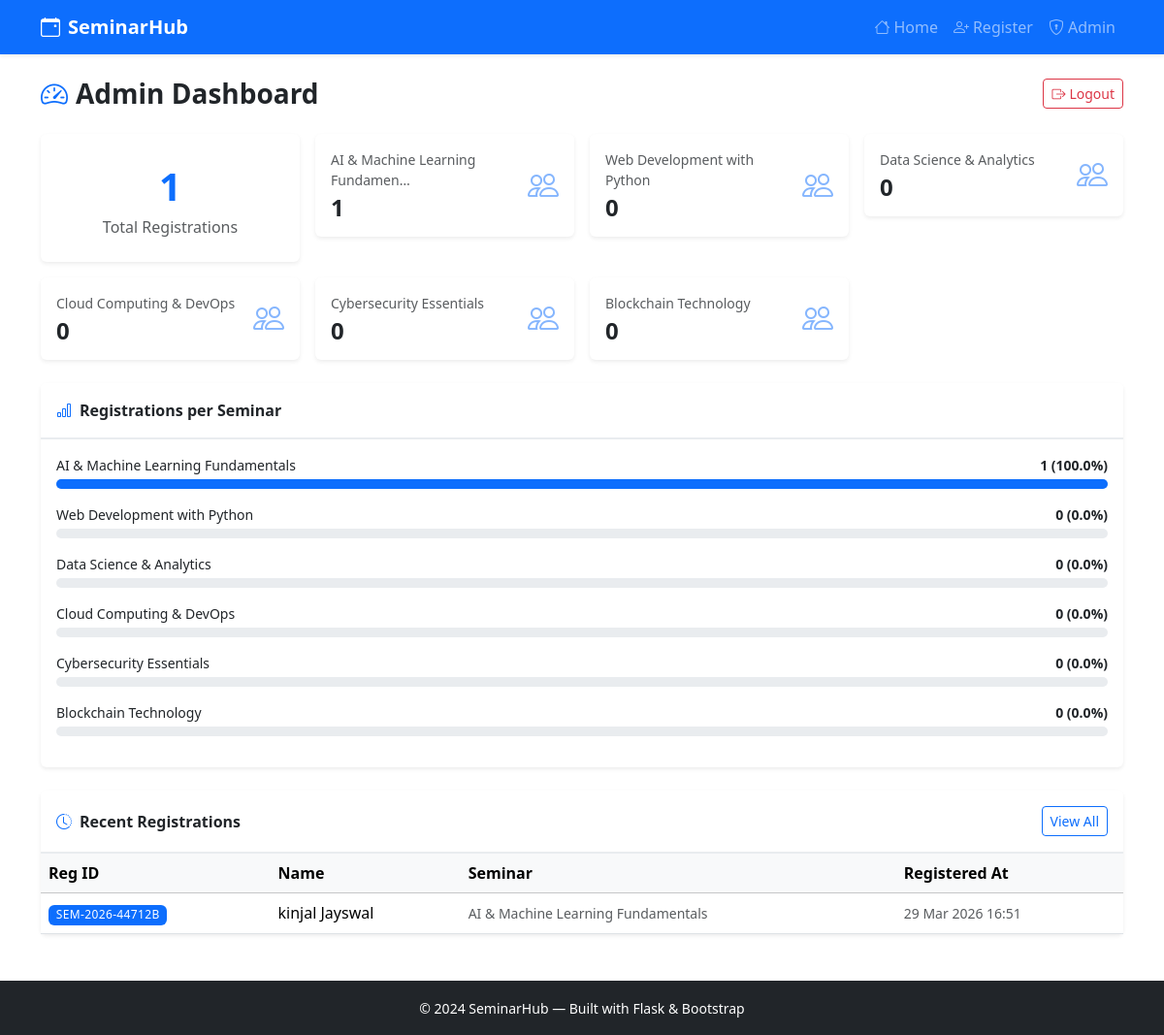
/admin/ (signed in), run on the app's committed database.
### app/models.py (models this page shows, shortened)
class Participant(db.Model):
    __tablename__ = 'participants'
    id = db.Column(db.Integer, primary_key=True)
    registration_id = db.Column(db.String(20), unique=True, nullable=False, index=True)
    name = db.Column(db.String(100), nullable=False)
    email = db.Column(db.String(120), unique=True, nullable=False, index=True)
    phone = db.Column(db.String(20), unique=True, nullable=False)
    organization = db.Column(db.String(150), nullable=False)
    seminar = db.Column(db.String(200), nullable=False)
    timestamp = db.Column(db.DateTime, default=datetime.utcnow, nullable=False)
    qr_code_path = db.Column(db.String(255), nullable=True)

### app/routes/admin.py (the view)
@admin_bp.route('/')
def dashboard():
    total = Participant.query.count()
    seminars = current_app.config['SEMINARS']
    seminar_stats = [
        {'name': s, 'count': Participant.query.filter_by(seminar=s).count()}
        for s in seminars
    ]
    recent = (Participant.query
              .order_by(Participant.timestamp.desc())
              .limit(5).all())
    return render_template('admin/dashboard.html', total=total,
                           seminar_stats=seminar_stats, recent=recent)

### app/routes/admin.py (called while the page is built)
@admin_bp.before_request
def require_admin_login():
    if request.endpoint not in ('admin.login',) and not session.get('admin_logged_in'):
        return redirect(url_for('admin.login'))

### app/templates/admin/dashboard.html (shortened to what this page needs)
{% extends 'base.html' %}
{% block content %}
<div class="d-flex justify-content-between align-items-center mb-4">
  <h3 class="fw-bold mb-0">
    <i class="bi bi-speedometer2 me-2 text-primary"></i>Admin Dashboard
  </h3>
  <a href="{{ url_for('admin.logout') }}" class="btn btn-outline-danger btn-sm">
    <i class="bi bi-box-arrow-right me-1"></i>Logout
  </a>
</div>
<div class="row g-3 mb-4">
  <div class="col-md-3 col-sm-6">
    <div class="card border-0 shadow-sm text-center">
      <div class="card-body py-4">
        <div class="fs-1 fw-bold text-primary">{{ total }}</div>
        <p class="text-muted mb-0">Total Registrations</p>
      </div>
    </div>
  </div>
  {% for stat in seminar_stats %}
  <div class="col-md-3 col-sm-6">
    <div class="card border-0 shadow-sm">
      <div class="card-body py-3 px-3">
        <div class="d-flex justify-content-between align-items-center">
          <div>
            <p class="text-muted mb-1 small">{{ stat.name[:30] }}{% if stat.name|length > 30 %}…{% endif %}</p>
            <h4 class="mb-0 fw-bold">{{ stat.count }}</h4>
          </div>
          <i class="bi bi-people fs-2 text-primary opacity-50"></i>
        </div>
      </div>
    </div>
  </div>
  {% endfor %}
</div>
<div class="card border-0 shadow-sm mb-4">
  <div class="card-header bg-white fw-semibold py-3">
    <i class="bi bi-bar-chart me-2 text-primary"></i>Registrations per Seminar
  </div>
  <div class="card-body">
    {% for stat in seminar_stats %}
    {% set pct = ((stat.count / total * 100) | round(1)) if total > 0 else 0 %}
    <div class="mb-3">
      <div class="d-flex justify-content-between small mb-1">
        <span>{{ stat.name }}</span>
        <span class="fw-semibold">{{ stat.count }} ({{ pct }}%)</span>
      </div>
      <div class="progress" style="height:10px;">
        <div class="progress-bar" role="progressbar"
             style="width:{{ pct }}%;" aria-valuenow="{{ pct }}"
             aria-valuemin="0" aria-valuemax="100"></div>
      </div>
    </div>
    {% endfor %}
  </div>
</div>
<div class="card border-0 shadow-sm">
  <div class="card-header bg-white d-flex justify-content-between align-items-center py-3">
    <span class="fw-semibold">
      <i class="bi bi-clock-history me-2 text-primary"></i>Recent Registrations
    </span>
    <a href="{{ url_for('admin.registrations') }}" class="btn btn-sm btn-outline-primary">
      View All
    </a>
  </div>
  <div class="card-body p-0">
    <div class="table-responsive">
      <table class="table table-hover mb-0">
        <thead class="table-light">
          <tr>
            <th>Reg ID</th>
            <th>Name</th>
            <th>Seminar</th>
            <th>Registered At</th>
          </tr>
        </thead>
        <tbody>
          {% for p in recent %}
          <tr>
            <td><span class="badge bg-primary">{{ p.registration_id }}</span></td>
            <td>{{ p.name }}</td>
            <td><span class="text-muted small">{{ p.seminar }}</span></td>
            <td><span class="text-muted small">{{ p.timestamp.strftime('%d %b %Y %H:%M') }}</span></td>
          </tr>
          {% else %}
          <tr><td colspan="4" class="text-center text-muted py-4">No registrations yet.</td></tr>
          {% endfor %}
        </tbody>
      </table>
    </div>
  </div>
</div>
{% endblock %}

### app/static/css/style.css (style rules this page uses)
.badge { font-weight: 500; letter-spacing: 0.03em; }
.card-header.bg-white { border-bottom: 2px solid #e9ecef; }

### data on the page
Participant: registration_id "SEM-2026-44712B", name "kinjal Jayswal", seminar "AI & Machine Learning Fundamentals", timestamp "29 Mar 2026 16:51"

### other printed values
{{ total }} "1"
{{ stat.name[:30] }} "AI & Machine Learning Fundamen" "Web Development with Python" "Data Science & Analytics" "Cloud Computing & DevOps" "Cybersecurity Essentials" "Blockchain Technology"
{{ stat.count }} "1" "0" "0" "0" "0" "0"
{{ stat.name }} "AI & Machine Learning Fundamentals" "Web Development with Python" "Data Science & Analytics" "Cloud Computing & DevOps" "Cybersecurity Essentials" "Blockchain Technology"
{{ pct }} "100.0" "0.0" "0.0" "0.0" "0.0" "0.0"
{{ 2024 }} "2024"
